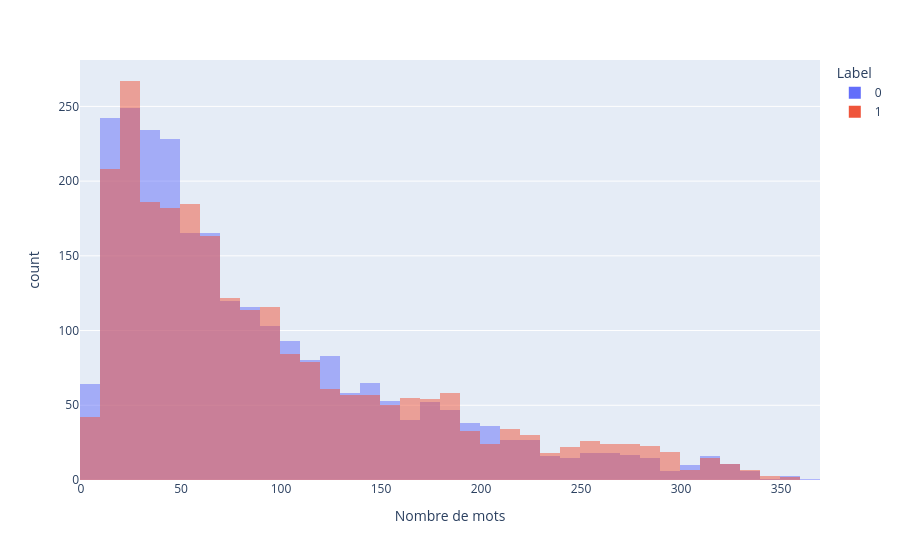

Write notebook code for a chart like this one.
### Code cell
import plotly.express as px

px.histogram(
    df,
    x="n_words",
    color="label",
    barmode="overlay",
    nbins=60,
    labels={"n_words": "Nombre de mots", "label": "Label"},
)

### Figure 1 — Plotly figure (JSON) as saved in the notebook; plotly's stock layout.template omitted (floating-point values rounded to 4 significant figures; data arrays with more than 128 entries replaced by an {"elided": "..."} marker saying what was removed)
{"data": [{"bingroup": "x", "hovertemplate": "Label=0<br>Nombre de mots=%{x}<br>count=%{y}<extra></extra>", "legendgroup": "0", "marker": {"color": "#636efa", "opacity": 0.5, "pattern": {"shape": ""}}, "name": "0", "nbinsx": 60, "orientation": "v", "showlegend": true, "type": "histogram", "x": {"elided": "2538 int values"}, "xaxis": "x", "yaxis": "y"}, {"bingroup": "x", "hovertemplate": "Label=1<br>Nombre de mots=%{x}<br>count=%{y}<extra></extra>", "legendgroup": "1", "marker": {"color": "#EF553B", "opacity": 0.5, "pattern": {"shape": ""}}, "name": "1", "nbinsx": 60, "orientation": "v", "showlegend": true, "type": "histogram", "x": {"elided": "2462 int values"}, "xaxis": "x", "yaxis": "y"}], "layout": {"barmode": "overlay", "legend": {"title": {"text": "Label"}, "tracegroupgap": 0}, "margin": {"t": 60}, "xaxis": {"anchor": "y", "domain": [0, 1], "title": {"text": "Nombre de mots"}}, "yaxis": {"anchor": "x", "domain": [0, 1], "title": {"text": "count"}}}}
